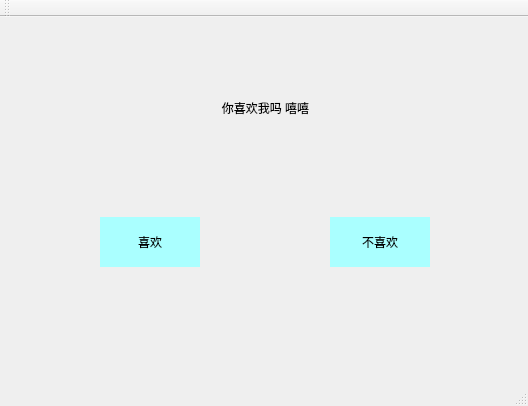
<?xml version="1.0" encoding="UTF-8"?>
<ui version="4.0">
 <class>MainWindow</class>
 <widget class="QMainWindow" name="MainWindow">
  <property name="geometry">
   <rect>
    <x>0</x>
    <y>0</y>
    <width>528</width>
    <height>406</height>
   </rect>
  </property>
  <property name="windowTitle">
   <string>love me</string>
  </property>
  <widget class="QWidget" name="centralWidget">
   <widget class="QLabel" name="label">
    <property name="geometry">
     <rect>
      <x>150</x>
      <y>70</y>
      <width>231</width>
      <height>41</height>
     </rect>
    </property>
    <property name="text">
     <string>你喜欢我吗 嘻嘻</string>
    </property>
    <property name="alignment">
     <set>Qt::AlignCenter</set>
    </property>
   </widget>
   <widget class="QLabel" name="label_2">
    <property name="geometry">
     <rect>
      <x>100</x>
      <y>200</y>
      <width>100</width>
      <height>50</height>
     </rect>
    </property>
    <property name="styleSheet">
     <string notr="true">background-color: rgb(170, 255, 255);</string>
    </property>
    <property name="text">
     <string>喜欢</string>
    </property>
    <property name="alignment">
     <set>Qt::AlignCenter</set>
    </property>
   </widget>
   <widget class="QLabel" name="label_3">
    <property name="geometry">
     <rect>
      <x>330</x>
      <y>200</y>
      <width>100</width>
      <height>50</height>
     </rect>
    </property>
    <property name="styleSheet">
     <string notr="true">background-color: rgb(170, 255, 255);</string>
    </property>
    <property name="text">
     <string>不喜欢</string>
    </property>
    <property name="alignment">
     <set>Qt::AlignCenter</set>
    </property>
   </widget>
   <widget class="QLabel" name="label_5">
    <property name="geometry">
     <rect>
      <x>130</x>
      <y>110</y>
      <width>261</width>
      <height>41</height>
     </rect>
    </property>
    <property name="text">
     <string/>
    </property>
    <property name="alignment">
     <set>Qt::AlignCenter</set>
    </property>
   </widget>
  </widget>
  <widget class="QMenuBar" name="menuBar">
   <property name="geometry">
    <rect>
     <x>0</x>
     <y>0</y>
     <width>528</width>
     <height>26</height>
    </rect>
   </property>
  </widget>
  <widget class="QToolBar" name="mainToolBar">
   <attribute name="toolBarArea">
    <enum>TopToolBarArea</enum>
   </attribute>
   <attribute name="toolBarBreak">
    <bool>false</bool>
   </attribute>
  </widget>
  <widget class="QStatusBar" name="statusBar"/>
 </widget>
 <layoutdefault spacing="6" margin="11"/>
 <resources/>
 <connections/>
</ui>
